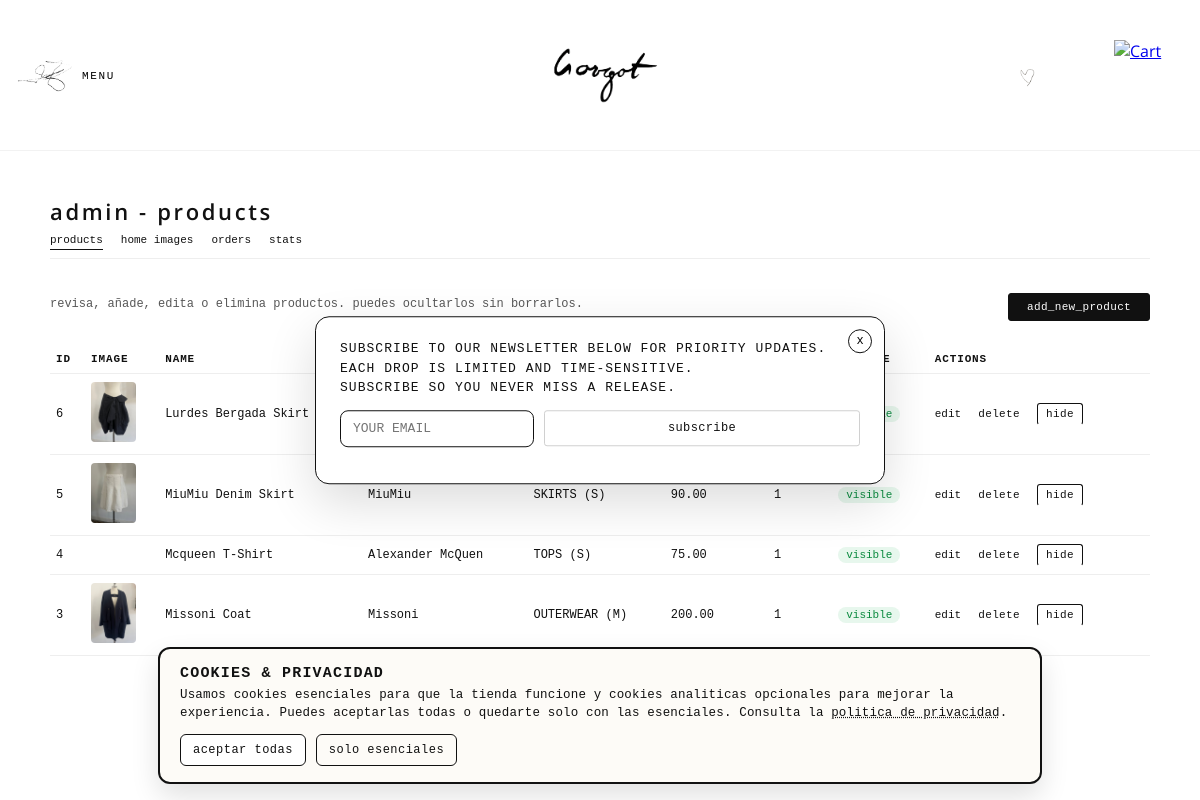
Page /admin/products.php (signed in) on the committed database.
### tables this page shows
CREATE TABLE `productos` (
  `id_producto` int(10) UNSIGNED NOT NULL,
  `nombre` varchar(100) NOT NULL,
  `descripcion` text DEFAULT NULL,
  `precio` decimal(10,2) NOT NULL,
  `descuento` tinyint(3) UNSIGNED NOT NULL DEFAULT 0,
  `stock` int(10) UNSIGNED NOT NULL DEFAULT 0,
  `id_categoria` int(10) UNSIGNED NOT NULL,
  `familia` enum('BOTTOMS','OUTERWEAR','DRESSES','TOPS','SKIRTS','TWO-PIECE') NOT NULL DEFAULT 'TOPS',
  `marca` varchar(100) DEFAULT NULL,
  `imagen` varchar(255) DEFAULT NULL,
  `talla` varchar(10) DEFAULT NULL,
  `color` varchar(30) DEFAULT NULL,
  `fecha_creacion` datetime NOT NULL DEFAULT current_timestamp(),
  `is_visible` tinyint(1) NOT NULL DEFAULT 1,
  `sort_order` int(11) DEFAULT NULL
);

### admin/products.php (the view, shortened to what this page needs)
<?php
require_once "../includes/conexion.php";
$hasVisibility = false;
$colCheck = $conexion->query("SHOW COLUMNS FROM productos LIKE 'is_visible'");
if ($colCheck && $colCheck->num_rows > 0) {
    $hasVisibility = true;
}
$sql = "SELECT id_producto, nombre, familia, talla, marca, precio, stock, imagen";
if ($hasVisibility) {
    $sql .= ", is_visible";
}
$sql .= " FROM productos ORDER BY id_producto DESC";
$res = $conexion->query($sql);
?>
<!DOCTYPE html>
<html lang="es">
<head>
    <link rel="stylesheet" href="../css/estilos.css">
</head>
<body>
<?php include '../includes/header.php'; ?>
<main class="contenedor admin-wrapper">
    <h1 class="admin-title">admin - products</h1>
    <nav class="admin-subnav">
        <a href="products.php" class="active">products</a>
        <a href="home_cards.php">home images</a>
        <a href="shipments.php">orders</a>
        <a href="stats.php">stats</a>
    </nav>
    <section class="admin-section">
        <div class="admin-header-row">
            <p class="admin-subtitle">revisa, añade, edita o elimina productos. puedes ocultarlos sin borrarlos.</p>
            <a href="product_edit.php" class="btn-admin">add_new_product</a>
        </div>
        <?php if ($res && $res->num_rows > 0): ?>
            <table class="admin-table">
                <thead>
                    <tr>
                        <th>ID</th>
                        <th>image</th>
                        <th>name</th>
                        <th>brand</th>
                        <th>family/size</th>
                        <th>price (€)</th>
                        <th>stock</th>
                        <?php if ($hasVisibility): ?><th>visible</th><?php endif; ?>
                        <th>actions</th>
                    </tr>
                </thead>
                <tbody>
                <?php while ($p = $res->fetch_assoc()): ?>
                    <tr>
                        <td><?php echo (int)$p["id_producto"]; ?></td>
                        <td>
                            <?php if (!empty($p["imagen"])): ?>
                                <img class="product-thumb" src="../<?php echo htmlspecialchars($p["imagen"]); ?>" alt="">
                            <?php else: ?>
                                <span class="pill">no img</span>
                            <?php endif; ?>
                        </td>
                        <td><?php echo htmlspecialchars($p["nombre"]); ?></td>
                        <td><?php echo htmlspecialchars($p["marca"]); ?></td>
                        <td><?php echo htmlspecialchars($p["familia"]); ?><?php if (!empty($p["talla"])) echo " (".htmlspecialchars($p["talla"]).")"; ?></td>
                        <td><?php echo number_format($p["precio"], 2); ?></td>
                        <td>
                            <?php echo (int)$p["stock"]; ?>
                        </td>
                        <?php if ($hasVisibility): ?>
                            <td>
                                <?php if ((int)$p["is_visible"] === 1): ?>
                                    <span class="pill green">visible</span>
                                <?php else: ?>
                                    <span class="pill">hidden</span>
                                <?php endif; ?>
                            </td>
                        <?php endif; ?>
                        <td class="admin-actions">
                            <a href="product_edit.php?id=<?php echo (int)$p["id_producto"]; ?>">edit</a>
                            <form method="post" action="product_delete.php" style="display:inline;" onsubmit="return confirm('Delete this product?');">
                                <button type="submit" class="btn-admin-link">delete</button>
                            </form>
                            <?php if ($hasVisibility): ?>
                            <?php if ((int)$p["is_visible"] === 1): ?>
                                <form method="post" action="product_visibility.php" style="display:inline;">
                                    <button type="submit" class="btn-admin-secondary" style="padding:4px 8px;">hide</button>
                                </form>
                            <?php endif; ?>
                            <?php endif; ?>
                        </td>
                    </tr>
                <?php endwhile; ?>
                </tbody>
            </table>
        <?php else: ?>
            <p class="txt-secundario">no products yet.</p>
        <?php endif; ?>
    </section>
</main>
</body>
</html>

### css/estilos.css (style rules this page uses)
body { margin: 0; font-family: "GargotSans", system-ui, -apple-system, BlinkMacSystemFont, "Segoe UI", sans-serif; background: #ffffff; color: #111; }
h1, h2, h3, h4, h5, h6, .menu a, .producto-info .linea1, .producto-info .linea2, .producto-info .linea3, .tipo, .talla, .marca, .nombre, .header .logo { font-family: "GargotSans", system-ui, sans-serif !important; }
.contenedor { padding: 30px 40px; max-width: 1100px; margin: 0 auto; }
.admin-wrapper, .admin-main, .admin-contenedor { font-family: "Source Code Pro", monospace; font-size: 12px; }
.admin-title { font-family: "GargotSans", sans-serif; text-transform: lowercase; font-size: 22px; letter-spacing: 0.12em; margin-bottom: 8px; }
.admin-subtitle { font-size: 12px; opacity: 0.7; margin-bottom: 18px; }
.admin-subnav { display: flex; gap: 18px; margin-bottom: 26px; border-bottom: 1px solid #eee; padding-bottom: 8px; }
.admin-subnav a { font-family: "Source Code Pro", monospace; font-size: 11px; text-transform: lowercase; text-decoration: none; color: #111; padding-bottom: 3px; border-bottom: 1px solid transparent; }
.admin-subnav a.active, .admin-subnav a:hover { border-bottom-color: #111; }
.admin-section { margin-top: 10px; }
.admin-header-row { display: flex; justify-content: space-between; align-items: center; gap: 20px; margin-bottom: 16px; }
.btn-admin, .btn-admin-primary { padding: 7px 18px; border-radius: 3px; border: 1px solid #111; background: #111; color: #fff; font-family: "Source Code Pro", monospace; font-size: 11px; text-transform: lowercase; letter-spacing: 0.03em; cursor: pointer; text-decoration: none; display: inline-flex; align-items: center; justify-content: center; }
.btn-admin-secondary { padding: 7px 18px; border-radius: 3px; border: 1px solid #111; background: #fff; color: #111; font-family: "Source Code Pro", monospace; font-size: 11px; text-transform: lowercase; letter-spacing: 0.03em; cursor: pointer; text-decoration: none; display: inline-flex; align-items: center; justify-content: center; }
.btn-admin-link { border: none; background: none; padding: 0; font-family: "Source Code Pro", monospace; font-size: 11px; text-transform: lowercase; letter-spacing: 0.03em; color: #111; text-decoration: none; border-bottom: 1px solid transparent; cursor: pointer; }
.admin-actions .btn-admin-link { margin-right: 10px; }
.admin-actions button.btn-admin-link { font-family: "Source Code Pro", monospace; font-size: 11px; text-transform: lowercase; letter-spacing: 0.03em; }
.admin-table { width: 100%; border-collapse: collapse; font-size: 12px; }
.admin-table th, .admin-table td { padding: 8px 6px; border-bottom: 1px solid #eee; text-align: left; }
.admin-table th { text-transform: uppercase; font-size: 11px; letter-spacing: 0.08em; }
.admin-actions a, .admin-actions button { margin-right: 10px; font-size: 11px; text-transform: lowercase; text-decoration: none; border-bottom: 1px solid transparent; color: #111; font-family: "Source Code Pro", monospace; }

### admin/products.php (style rules this page uses)
.product-thumb { max-width: 60px; max-height: 60px; object-fit: cover; border-radius: 4px; }
.pill { display:inline-block; padding:2px 8px; border-radius: 10px; font-size:11px; background:#f2f2f2; }
.pill.green { background:#e7f7ed; color:#0b8a3f; }

### rows in the picture
productos: id_producto "6", imagen (picture), nombre "Lurdes Bergada Skirt"
productos: id_producto "5", imagen (picture), nombre "MiuMiu Denim Skirt", marca "MiuMiu", familia "SKIRTS", talla "S", precio "90.00", stock "1", is_visible "visible"
productos: id_producto "4", nombre "Mcqueen T-Shirt", marca "Alexander McQuen", familia "TOPS", talla "S", precio "75.00", stock "1", is_visible "visible"
productos: id_producto "3", imagen (picture), nombre "Missoni Coat", marca "Missoni", familia "OUTERWEAR", talla "M", precio "200.00", stock "1", is_visible "visible"
